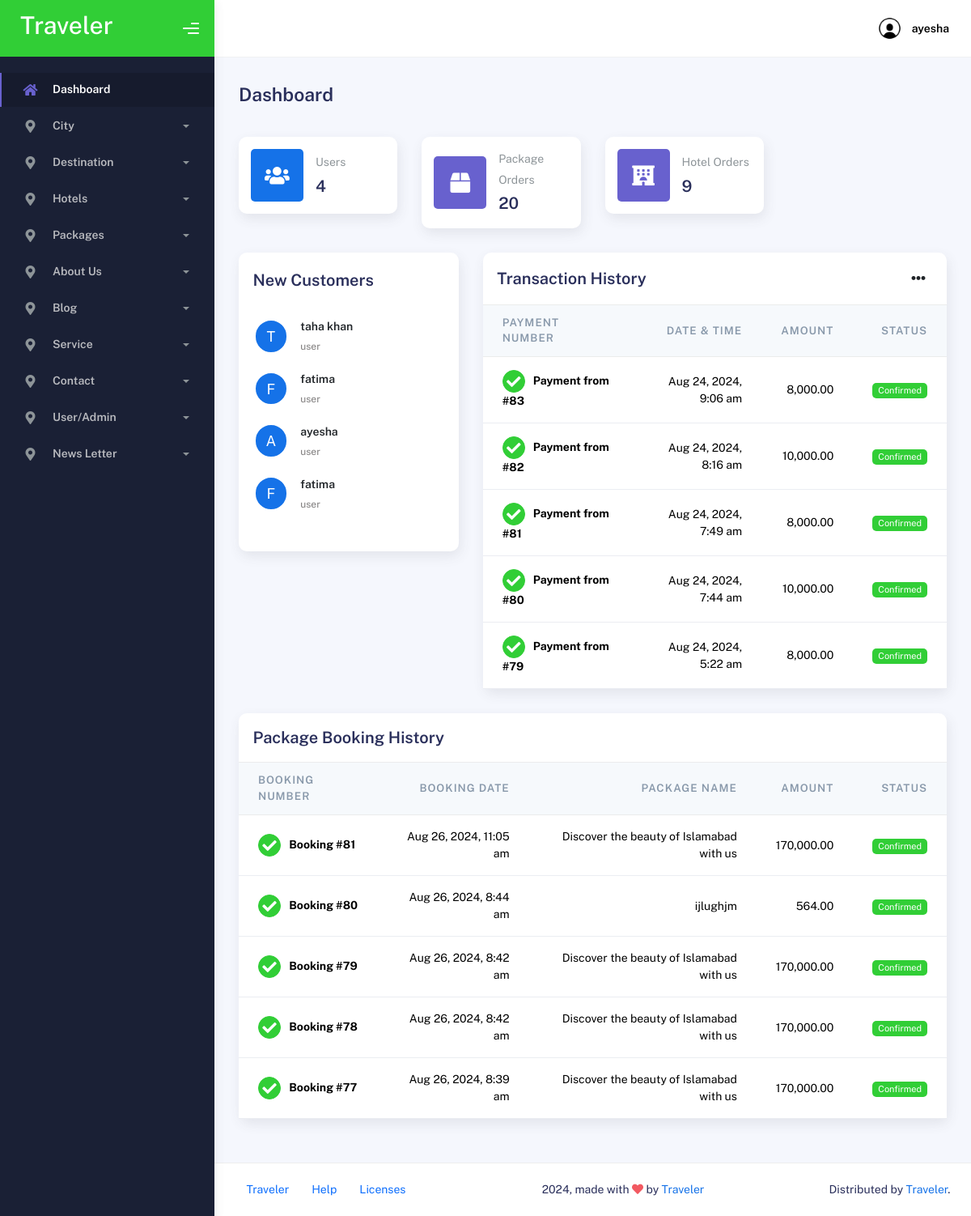
/admin/index.php (signed in), run on the app's committed database.
### tables this page shows
CREATE TABLE `user` (
  `UserID` int(11) NOT NULL,
  `Name` varchar(255) NOT NULL,
  `Email` varchar(255) NOT NULL,
  `Password` varchar(255) NOT NULL,
  `Phone` varchar(15) DEFAULT NULL,
  `Role` varchar(255) DEFAULT 'User'
);

CREATE TABLE `hotelbookings` (
  `booking_id` int(11) NOT NULL,
  `user_id` int(11) NOT NULL,
  `hotel_id` int(11) NOT NULL,
  `check_in_date` date NOT NULL,
  `check_out_date` date NOT NULL,
  `status` varchar(50) DEFAULT NULL,
  `created_at` timestamp NOT NULL DEFAULT current_timestamp(),
  `updated_at` timestamp NOT NULL DEFAULT current_timestamp() ON UPDATE current_timestamp(),
  `new_room_id` int(11) NOT NULL,
  `payment_method_id` int(11) DEFAULT NULL
);

CREATE TABLE `hotel_rooms` (
  `room_id` int(11) NOT NULL,
  `room_type` int(11) NOT NULL,
  `description` text DEFAULT NULL,
  `room_size` int(11) DEFAULT NULL,
  `guest_capacity` int(11) DEFAULT NULL,
  `price` int(255) NOT NULL,
  `policy` varchar(255) NOT NULL,
  `img1` varchar(255) DEFAULT NULL,
  `img2` varchar(255) DEFAULT NULL,
  `img3` varchar(255) DEFAULT NULL
);

CREATE TABLE `package_booking` (
  `booking_id` int(11) NOT NULL,
  `package_id` int(11) NOT NULL,
  `date_range_id` int(11) NOT NULL,
  `message` text DEFAULT NULL,
  `booking_date` timestamp NOT NULL DEFAULT current_timestamp(),
  `userid` int(11) NOT NULL,
  `payment_method_id` int(11) DEFAULT NULL,
  `status` varchar(245) NOT NULL,
  `people_count` int(11) NOT NULL,
  `total_price` int(255) NOT NULL
);

CREATE TABLE `tour_card` (
  `pack_id` int(11) NOT NULL,
  `pack_name` varchar(10000) NOT NULL,
  `day_id` int(11) DEFAULT NULL,
  `pack_desc` text NOT NULL,
  `pack_price` int(11) NOT NULL,
  `CityID` int(11) DEFAULT NULL,
  `HotelID` int(11) DEFAULT NULL,
  `pack_img` mediumtext NOT NULL
);

### admin/index.php (the view, shortened to what the rows shown need)
<?php
include "header.php";
?>
<div class="container">
    <div class="page-inner">
            <?php
            require "connection.php";
            ?>
        <?php
        $query = "SELECT * FROM `user` ORDER BY `UserID` DESC LIMIT 5";
        $result = mysqli_query($conn, $query);
        ?>
        <div class="row">
            <div class="col-md-4">
                <div class="card card-round">
                    <div class="card-body">
                        <div class="card-list py-4">
                            <?php while ($row = mysqli_fetch_assoc($result)): ?>
                                <div class="item-list">
                                    <div class="avatar">
                                        <span class="avatar-title rounded-circle border border-white bg-primary">
                                            <?php echo strtoupper($row['Name'][0]); ?>
                                        </span>
                                    </div>
                                    <div class="info-user ms-3">
                                        <div class="username"><?php echo htmlspecialchars($row['Name']); ?></div>
                                        <div class="status"><?php echo htmlspecialchars($row['Role']); ?></div>
                                    </div>
                                </div>
                            <?php endwhile; ?>
                        </div>
                    </div>
                </div>
            </div>
            <?php
            $query = "
            SELECT hb.booking_id, hb.user_id, hb.hotel_id, hb.check_in_date, hb.check_out_date, hb.payment_method_id, hb.status, hb.created_at, hb.updated_at, hb.new_room_id, hr.price
            FROM hotelbookings hb
            JOIN hotel_rooms hr ON hb.new_room_id = hr.room_id
            WHERE hb.status = 'Confirmed'
            ORDER BY hb.created_at DESC
            LIMIT 5";
            $result = mysqli_query($conn, $query);
            ?>
            <div class="col-md-8">
                <div class="card card-round">
                    <div class="card-body p-0">
                        <div class="table-responsive">
                            <table class="table align-items-center mb-0">
                                <thead class="thead-light">
                                    <tr>
                                        <th scope="col">Payment Number</th>
                                        <th scope="col" class="text-end">Date & Time</th>
                                        <th scope="col" class="text-end">Amount</th>
                                        <th scope="col" class="text-end">Status</th>
                                    </tr>
                                </thead>
                                <tbody>
                                    <?php while ($row = mysqli_fetch_assoc($result)): ?>
                                        <tr>
                                            <th scope="row">
                                                <button class="btn btn-icon btn-round btn-success btn-sm me-2">
                                                    <i class="fa fa-check"></i>
                                                </button>
                                                Payment from #<?php echo htmlspecialchars($row['booking_id']); ?>
                                            </th>
                                            <td class="text-end">
                                                <?php echo date("M d, Y, g:i a", strtotime($row['created_at'])); ?>
                                            </td>
                                            <td class="text-end">
                                                <?php
                                                $amount = $row['price'];
                                                echo   number_format($amount, 2);
                                                ?>
                                            </td>
                                            <td class="text-end">
                                                <span class="badge badge-success">Confirmed</span>
                                            </td>
                                        </tr>
                                    <?php endwhile; ?>
                                </tbody>
                            </table>
                        </div>
                    </div>
                </div>
            </div>
            <?php
            $query = "
            SELECT pb.booking_id, pb.package_id, pb.date_range_id, pb.message, pb.booking_date, pb.status, pb.userid, tc.pack_name, tc.pack_price
            FROM package_booking pb
            JOIN tour_card tc ON pb.package_id = tc.pack_id
            WHERE pb.status = 'Confirmed'
            ORDER BY pb.booking_date DESC
            LIMIT 5";
            $result = mysqli_query($conn, $query);
            ?>
            <div class="col-md-12">
                <div class="card card-round">
                    <div class="card-body p-0">
                        <div class="table-responsive">
                            <table class="table align-items-center mb-0">
                                <thead class="thead-light">
                                    <tr>
                                        <th scope="col">Booking Number</th>
                                        <th scope="col" class="text-end">Booking Date</th>
                                        <th scope="col" class="text-end">Package Name</th>
                                        <th scope="col" class="text-end">Amount</th>
                                        <th scope="col" class="text-end">Status</th>
                                    </tr>
                                </thead>
                                <tbody>
                                    <?php while ($row = mysqli_fetch_assoc($result)): ?>
                                        <tr>
                                            <th scope="row">
                                                <button class="btn btn-icon btn-round btn-success btn-sm me-2">
                                                    <i class="fa fa-check"></i>
                                                </button>
                                                Booking #<?php echo htmlspecialchars($row['booking_id']); ?>
                                            </th>
                                            <td class="text-end">
                                                <?php echo date("M d, Y, g:i a", strtotime($row['booking_date'])); ?>
                                            </td>
                                            <td class="text-end">
                                                <?php echo htmlspecialchars($row['pack_name']); ?>
                                            </td>
                                            <td class="text-end">
                                                <?php
                                                $amount = $row['pack_price'];
                                                echo  number_format($amount, 2);
                                                ?>
                                            </td>
                                            <td class="text-end">
                                                <span class="badge badge-success">Confirmed</span>
                                            </td>
                                        </tr>
                                    <?php endwhile; ?>
                                </tbody>
                            </table>
                        </div>
                    </div>
                </div>
            </div>
        </div>
    </div>
</div>
<?php
include "footer.php";
?>

### admin/header.php (shortened to what the rows shown need)
<?php
if (isset($_SESSION['Role']) && $_SESSION['Role'] == "Admin") {
    include('connection.php');
    if (isset($_SESSION['AdminID'])) {
        $adminID = $_SESSION['AdminID'];
        $query = "SELECT `Name`, `Email` FROM `admin_user` WHERE `AdminID` = ?";
        $stmt = $conn->prepare($query);
        if ($stmt) {
            $stmt->bind_param("i", $adminID);
            $stmt->execute();
            $result = $stmt->get_result();
            if ($result->num_rows > 0) {
                $user = $result->fetch_assoc();
                $name = $user['Name'];
            } else {
                $name = "Unknown";
                $email = "Unknown";
            }
        } else {
            $name = "Error";
            $email = "Error";
        }
    } else {
        $name = "Error";
        $email = "Error";
    }
} else {
    header("Location: login.php");
    exit();
}
?>
  <!DOCTYPE html>
  <html lang="en">
  <head>
    <link rel="stylesheet" href="assets/css/bootstrap.min.css" />
    <link rel="stylesheet" href="assets/css/plugins.min.css" />
    <link rel="stylesheet" href="assets/css/kaiadmin.min.css" />
  </head>
  <body>
    <div class="wrapper">
      <div class="sidebar" data-background-color="dark">
        <div class="sidebar-logo">
          <div class="logo-header" data-background-color="green">
            <a href="index.php" class="logo">
              <h1 style="color: white;">Traveler</h1>
            </a>
          </div>
        </div>
      </div>
      <div class="main-panel">
        <div class="main-header">
          <nav class="navbar navbar-header navbar-header-transparent navbar-expand-lg border-bottom">
            <div class="container-fluid">
            <ul class="navbar-nav topbar-nav ms-md-auto align-items-center">
    <li class="nav-item topbar-user dropdown hidden-caret">
        <a class="dropdown-toggle profile-pic" data-bs-toggle="dropdown" href="#" aria-expanded="false">
            <span class="profile-username">
                <span class="fw-bold"><?php echo htmlspecialchars($name); ?></span>
            </span>
        </a>
    </li>
</ul>
            </div>
          </nav>
        </div>
    </body>
    </html>

### data on the page
user: Name "T", Name "taha khan", Role "user"
user: Name "F", Name "fatima", Role "user"
user: Name "A", Name "ayesha", Role "user"
user: Name "F", Name "fatima", Role "user"
hotelbookings: booking_id "83", created_at "Aug 24, 2024, 9:06 am", new_room.price "8,000.00"
hotelbookings: booking_id "82", created_at "Aug 24, 2024, 8:16 am", new_room.price "10,000.00"
hotelbookings: booking_id "81", created_at "Aug 24, 2024, 7:49 am", new_room.price "8,000.00"
hotelbookings: booking_id "80", created_at "Aug 24, 2024, 7:44 am", new_room.price "10,000.00"
hotelbookings: booking_id "79", created_at "Aug 24, 2024, 5:22 am", new_room.price "8,000.00"
package_booking: booking_id "81", booking_date "Aug 26, 2024, 11:05 am", package.pack_name "Discover the beauty of Islamabad with us", package.pack_price "170,000.00"
package_booking: booking_id "80", booking_date "Aug 26, 2024, 8:44 am", package.pack_name "ijlughjm", package.pack_price "564.00"
package_booking: booking_id "79", booking_date "Aug 26, 2024, 8:42 am", package.pack_name "Discover the beauty of Islamabad with us", package.pack_price "170,000.00"
package_booking: booking_id "78", booking_date "Aug 26, 2024, 8:42 am", package.pack_name "Discover the beauty of Islamabad with us", package.pack_price "170,000.00"
package_booking: booking_id "77", booking_date "Aug 26, 2024, 8:39 am", package.pack_name "Discover the beauty of Islamabad with us", package.pack_price "170,000.00"

### other printed values
$name "ayesha"
$total_users "4"
$package_orders_count "20"
$hotel_orders_count "9"
